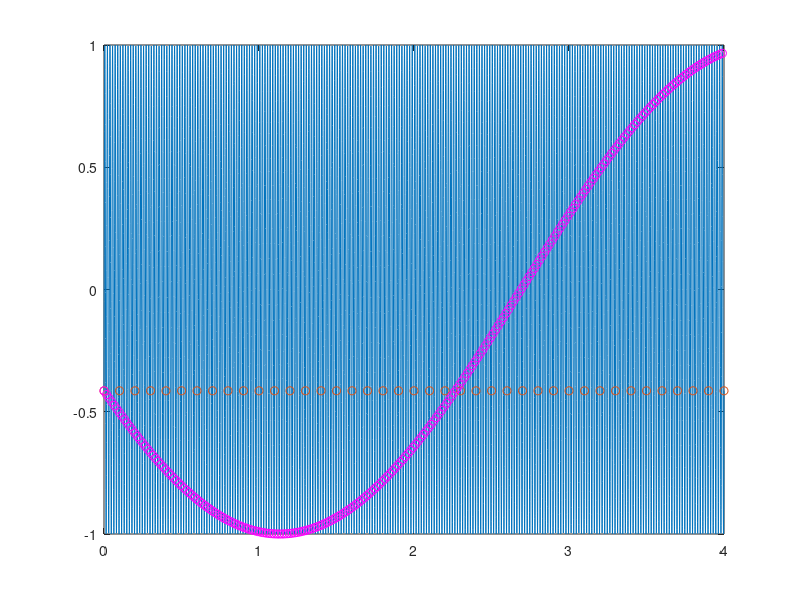

Recreate this plot in MATLAB.
%% Testing alias of 60Hz hum when sampled with h=0.1


% "continuous signal"
Tend = 4;
tc = linspace(0,Tend,8000); % 
ph = 2*pi*rand(1); % Random phase shift

% Sampling with h=0.1 gives six samples from 0 to 0.5
h = 0.1;
Tend = 4;
N = floor(Tend/h); 
td = (0:N)*h

figure(1)
clf
plot(tc, sin(60*2*pi*tc + ph), td, sin(60*2*pi*td+ph), 'o')


% Sampling with ws = 378 rad/s
ws = 378;
h2 = 2*pi/ws;
N2 = floor(Tend/h2);
td2 = (0:N2)*h2;
hold on
plot(td2, sin(60*2*pi*td2+ph), 'mo')
